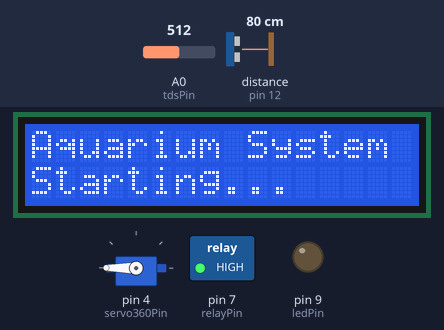
This sketch was run on a simulated Arduino Uno, built with avr-gcc and run on an emulated ATmega328P. Parts: 16×2 character LCD, servo, switched loads named in the sketch (green lamp = pin HIGH), output pins drawn as LEDs (lit = HIGH). Wiring (inferred from the names in the program): ultrasonic range finder: trigger pin 11; echo pin 12. Inputs (shaded band) come from the test bench; at power-on: distance to the obstacle (sensor on pin 12) 80 cm, A0 (tdsPin) = 512. The echo pulse lasts 58.3 µs per cm; pins used as bus, display or sensor lines are not drawn; what the sketch prints to the serial monitor is not drawn.

Above: at 0.4 s.
At 3.5 s:
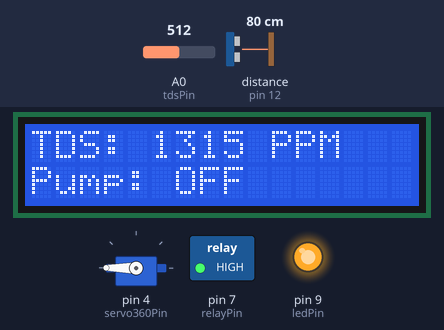
3.6 s: distance to the obstacle (sensor on pin 12) set to 11 cm
8.2 s: distance to the obstacle (sensor on pin 12) set to 8 cm
At 10.0 s:
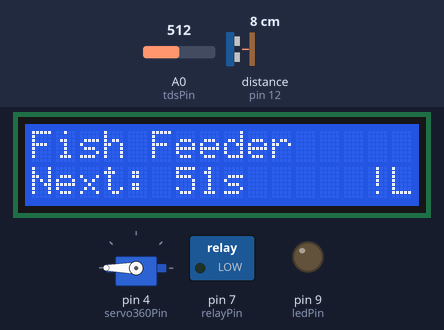
12.8 s: A0 (tdsPin) set to 41
At 17.0 s:
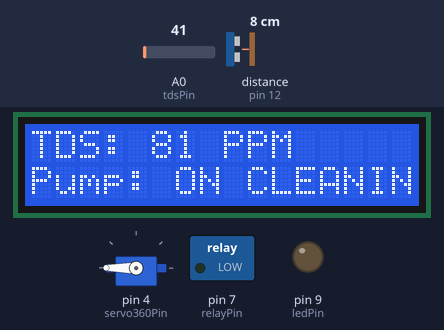
17.4 s: A0 (tdsPin) set to 33
At 18.9 s:
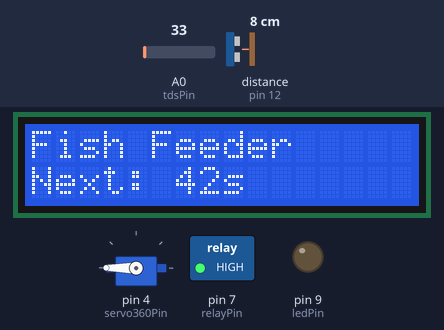
22.0 s: distance to the obstacle (sensor on pin 12) set to 4 cm
24.4 s: distance to the obstacle (sensor on pin 12) set to 2 cm
At 26.5 s:
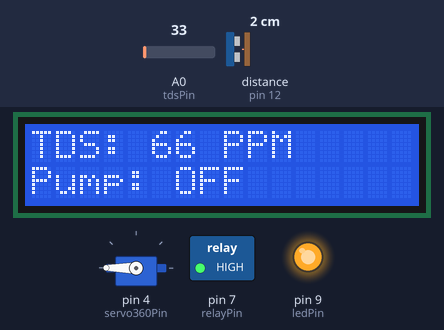
Timing chart, 0 to 28.0 s (numbered marks = the images above; inputs shaded):
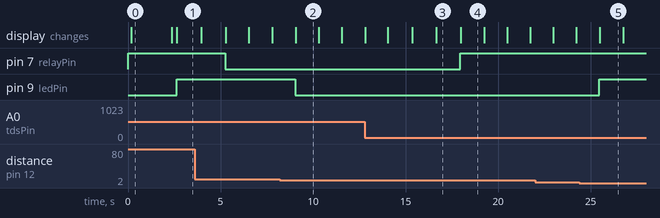

The sketch:

Final_Code.ino
```cpp
// Include necessary libraries for I2C LCD and Servo
#include <Wire.h>
#include <LiquidCrystal_I2C.h>
#include <Servo.h>

// Pin definitions
const int tdsPin = A0;     // TDS sensor analog output pin
const int relayPin = 7;    // Relay control pin
const int trigPin = 11;    // Ultrasonic sensor trigger pin
const int echoPin = 12;    // Ultrasonic sensor echo pin
const int servoPin = 5;    // Servo motor control pin for fish feeding
const int ledPin = 9;      // LED indicator for reservoir status
const int servo360Pin = 4; // Continuous 360° servo pin for water mixing/oxygen

// TDS sensor configuration
#define TDS_VREF 5.0       // Analog reference voltage
#define TDS_TEMP 25.0      // Water temperature (°C)

// Pump thresholds with hysteresis
#define TDS_DIRTY_THRESHOLD 120    // TDS value to turn pump ON (ppm)
#define TDS_CLEAN_THRESHOLD 75     // TDS value to turn pump OFF (ppm)

// Ultrasonic sensor configuration
#define MIN_DISTANCE 2     // Minimum distance in cm (avoid too close readings)
#define MAX_DISTANCE 9     // Maximum distance in cm for reservoir full

// Fish Feeder Servo configuration for MG996R
#define SERVO_WAIT_TIME 60000       // Wait time between feeding cycles (1 minute in milliseconds)
#define SERVO_SPEED 100             // Servo speed (0-180, where 90 is stopped, <90 is CCW, >90 is CW)
#define FEED_CYCLES 2               // Number of complete cycles to perform
#define FEED_CYCLE_TIME 5000        // Time for one complete cycle in milliseconds (adjust for your servo speed)

// 360° Servo configuration for water mixing
#define SERVO360_RUN_TIME 120000   // Run time for 360° servo (2 minutes in milliseconds)
#define SERVO360_STOP_TIME 60000   // Stop time for 360° servo (1 minute in milliseconds)

// Variables
float tdsValue = 0;        // Actual TDS value in ppm
bool pumpState = false;    // Track whether pump is ON or OFF
unsigned long lastPumpChangeTime = 0;  // Last time pump changed state
const unsigned long MIN_PUMP_CYCLE = 5000;  // Minimum time between pump state changes (ms)
String reservoirStatus = "Unknown";  // Track reservoir status
bool ledState = false;     // Track whether LED is ON or OFF

// Fish Feeder Servo variables for MG996R
Servo feederServo;                       // Create servo object
unsigned long servoStartTime = 0;        // When current servo action started
unsigned long feedingStartTime = 0;      // When current feeding cycle started
bool isFeeding = false;                  // Whether feeder is currently active
float cyclesCompleted = 0.0;             // Track how many cycles have completed

// 360° Servo variables for water mixing
Servo servo360;                     // Create 360° servo object
unsigned long servo360StartTime = 0; // When current 360° servo period started
bool servo360Running = false;       // Track if 360° servo is running

// Define the 360° servo states for water mixing
enum Servo360State {
  RUNNING,       // Running at full speed
  STOPPED        // Stopped
};
Servo360State servo360State = STOPPED;

// Initialize the LCD with address 0x27
LiquidCrystal_I2C lcd(0x27, 16, 2);  // (I2C address, columns, rows)

// LCD update time tracking
unsigned long lastLCDUpdate = 0;
const unsigned long LCD_UPDATE_INTERVAL = 1000; // Update LCD every 1 second

void setup() {
  Serial.begin(9600);
  pinMode(tdsPin, INPUT);
  pinMode(relayPin, OUTPUT);
  pinMode(trigPin, OUTPUT);  // Set trigPin as output
  pinMode(echoPin, INPUT);   // Set echoPin as input
  pinMode(ledPin, OUTPUT);   // Set LED pin as output

  // Start the waiting timers
  servoStartTime = millis();
  servo360StartTime = millis();

  // Start with pump OFF - Using HIGH since relay is inverted
  digitalWrite(relayPin, HIGH);
  pumpState = false;

  // Start with LED OFF
  digitalWrite(ledPin, LOW);
  ledState = false;

  // Initialize I2C and LCD with extra delay for stability
  Wire.begin();
  delay(100);

  // Initialize LCD
  lcd.init();  // Initialize the LCD
  lcd.backlight();  // Turn on backlight

  // Display welcome message
  lcd.setCursor(0, 0);
  lcd.print("Aquarium System");
  lcd.setCursor(0, 1);
  lcd.print("Starting...");

  Serial.println("Aquarium Automation System Started");
  Serial.println("--------------------------------");

  // Initialize servo info
  Serial.println("MG996R Feeder Configuration:");
  Serial.print("Wait time between feeds: ");
  Serial.print(SERVO_WAIT_TIME / 1000);
  Serial.println(" seconds");
  Serial.print("Servo speed: ");
  Serial.println(SERVO_SPEED);
  Serial.print("Time per cycle: ");
  Serial.print(FEED_CYCLE_TIME / 1000.0);
  Serial.println(" seconds");

  // Start the 360° servo (attach and start rotating)
  servo360.attach(servo360Pin);
  servo360.write(180); // Adjust speed as needed for your servo
  servo360Running = true;
  servo360State = RUNNING;
  Serial.println("360° Servo: Started initial 2-minute run");

  delay(2000);  // Give system time to stabilize

  // Clear LCD for normal operation
  lcd.clear();
}

void loop() {
  unsigned long currentTime = millis();

  // Read and calculate actual TDS value
  float tdsValuePPM = readTDSValue();

  // Read ultrasonic sensor
  float distance = readUltrasonicDistance();

  // Determine reservoir status based on distance
  updateReservoirStatus(distance);

  // Handle fish feeder servo motor rotation (exactly 2 cycles)
  updateFeederServo(currentTime);

  // Handle 360° servo for water mixing/oxygen
  updateServo360(currentTime);

  // Print current status to serial
  Serial.print("TDS Value: ");
  Serial.print(tdsValuePPM);
  Serial.println(" ppm");
  Serial.print("Distance: ");
  Serial.print(distance);
  Serial.println(" cm");
  Serial.print("Reservoir: ");
  Serial.println(reservoirStatus);
  Serial.print("Pump status: ");
  Serial.println(pumpState ? "ON" : "OFF");
  Serial.print("LED status: ");
  Serial.println(ledState ? "ON" : "OFF");
  Serial.print("Feeder Servo: ");

  // Print current fish feeder state
  if (isFeeding) {
    Serial.print("Feeding NOW - ");
    Serial.print(cyclesCompleted, 2);
    Serial.print(" cycles of ");
    Serial.print(FEED_CYCLES);
    Serial.print(" (");
    Serial.print((cyclesCompleted / FEED_CYCLES) * 100, 1);
    Serial.println("% complete)");
  } else {
    Serial.println("Waiting for next feeding time");
  }

  // Print 360° servo status
  Serial.print("360° Servo: ");
  Serial.print(servo360Running ? "ON" : "OFF");
  Serial.print(" - ");
  switch(servo360State) {
    case RUNNING:
      Serial.println("Running 360°");
      break;
    case STOPPED:
      Serial.println("Stopped");
      break;
  }

  // Update LCD display (only update periodically to avoid flicker)
  if (currentTime - lastLCDUpdate >= LCD_UPDATE_INTERVAL) {
    updateLCD(tdsValuePPM, pumpState, distance, currentTime);
    lastLCDUpdate = currentTime;
  }

  // Handle pump control with anti-cycling protection
  if (tdsValuePPM >= TDS_DIRTY_THRESHOLD && !pumpState) {
    // Check if enough time has passed since last state change
    if (currentTime - lastPumpChangeTime >= MIN_PUMP_CYCLE) {
      // Turn pump ON - Using LOW since relay is inverted
      digitalWrite(relayPin, LOW);
      pumpState = true;
      lastPumpChangeTime = currentTime;
      Serial.println("PUMP ON - Dirty water detected");

      // Immediately update LCD when pump state changes
      updateLCD(tdsValuePPM, pumpState, distance, currentTime);
    } else {
      Serial.println("Waiting to turn pump ON (anti-cycling protection)");
    }
  }
  else if (tdsValuePPM <= TDS_CLEAN_THRESHOLD && pumpState) {
    // Check if enough time has passed since last state change
    if (currentTime - lastPumpChangeTime >= MIN_PUMP_CYCLE) {
      // Turn pump OFF - Using HIGH since relay is inverted
      digitalWrite(relayPin, HIGH);
      pumpState = false;
      lastPumpChangeTime = currentTime;
      Serial.println("PUMP OFF - Water is clean");

      // Immediately update LCD when pump state changes
      updateLCD(tdsValuePPM, pumpState, distance, currentTime);
    } else {
      Serial.println("Waiting to turn pump OFF (anti-cycling protection)");
    }
  }

  // Status message to show where we are in the threshold band
  if (tdsValuePPM > TDS_CLEAN_THRESHOLD && tdsValuePPM < TDS_DIRTY_THRESHOLD) {
    Serial.println("TDS in neutral zone - maintaining current pump state");
  }

  // Update LED based on reservoir status
  updateLED();

  Serial.println("--------------------------------");
  delay(1000);  // Check every second
}

// Function to manage the 360° servo for water mixing/oxygen
void updateServo360(unsigned long currentTime) {
  // State machine for 360° servo control
  switch(servo360State) {
    case RUNNING:
      // Running state - check if time to stop
      if (currentTime - servo360StartTime >= SERVO360_RUN_TIME) {
        // Time to stop for 1 minute
        servo360.write(90); // Stop the servo (neutral position for continuous servo)
        servo360Running = false;

        // Update state
        servo360State = STOPPED;
        servo360StartTime = currentTime;
        Serial.println("360° Servo: Stopped - will rest for 1 minute");
      }
      break;

    case STOPPED:
      // Stopped state - check if time to run
      if (currentTime - servo360StartTime >= SERVO360_STOP_TIME) {
        // Time to run for 2 minutes
        servo360.write(180); // Run at full speed (adjust as needed for your servo)
        servo360Running = true;

        // Update state
        servo360State = RUNNING;
        servo360StartTime = currentTime;
        Serial.println("360° Servo: Running at full speed for 2 minutes");
      }
      break;
  }
}

// Function to update LED based on reservoir status
void updateLED() {
  // Turn LED ON when reservoir is empty and OFF when full
  if (reservoirStatus == "Empty" && !ledState) {
    digitalWrite(ledPin, HIGH);
    ledState = true;
    Serial.println("LED ON - Reservoir empty!");
  }
  else if (reservoirStatus == "Full" && ledState) {
    digitalWrite(ledPin, LOW);
    ledState = false;
    Serial.println("LED OFF - Reservoir full");
  }
}

// Function to manage the fish feeder servo for EXACTLY 2 cycles at continuous speed
void updateFeederServo(unsigned long currentTime) {
  // Check if it's time to start feeding
  if (!isFeeding && currentTime - servoStartTime >= SERVO_WAIT_TIME) {
    // Time to start feeding
    feederServo.attach(servoPin);
    isFeeding = true;
    feedingStartTime = currentTime;
    cyclesCompleted = 0.0;

    // Start the servo at constant speed (clockwise)
    feederServo.write(SERVO_SPEED);  // Value > 90 for clockwise rotation

    Serial.println("FEEDING STARTED - Will perform exactly 2 cycles");
    Serial.print("MG996R servo started at speed: ");
    Serial.println(SERVO_SPEED);
  }

  // Handle the active feeding state with constant speed
  if (isFeeding) {
    // Calculate how many cycles completed based on elapsed time
    unsigned long feedingElapsed = currentTime - feedingStartTime;
    cyclesCompleted = (float)feedingElapsed / FEED_CYCLE_TIME;

    // Debug output - print cycle status every quarter cycle
    static float lastReportedCycle = -0.25;
    if ((int)(cyclesCompleted * 4) > (int)(lastReportedCycle * 4)) {
      lastReportedCycle = cyclesCompleted;
      Serial.print("Feeding progress: ");
      Serial.print(cyclesCompleted);
      Serial.print(" cycles of ");
      Serial.println(FEED_CYCLES);
    }

    // Check if all cycles are complete (exactly 2 cycles)
    if (cyclesCompleted >= FEED_CYCLES) {
      // We've finished exactly 2 cycles!
      // Stop the servo
      // Brief pause to ensure stop command is received
      feederServo.detach();   // Detach to save power

      isFeeding = false;      // No longer feeding
      servoStartTime = currentTime;  // Reset the wait timer

      Serial.println("FEEDING COMPLETE - Exactly 2 cycles performed");
      Serial.println("MG996R servo stopped");
    }
  }
}

// Function to read ultrasonic sensor and get distance in cm
float readUltrasonicDistance() {
  // Clear the trigPin
  digitalWrite(trigPin, LOW);
  delayMicroseconds(2);

  // Set the trigPin on HIGH state for 10 micro seconds
  digitalWrite(trigPin, HIGH);
  delayMicroseconds(10);
  digitalWrite(trigPin, LOW);

  // Read the echoPin, return the sound wave travel time in microseconds
  long duration = pulseIn(echoPin, HIGH);

  // Calculate the distance
  float distance = duration * 0.034 / 2;  // Speed of sound wave divided by 2 (go and back)

  // Constrain distance readings to avoid erratic values
  if (distance > 400 || distance < 2) {
    return 400;  // Return max distance if out of range
  }

  return distance;
}

// Update reservoir status based on distance
void updateReservoirStatus(float distance) {
  if (distance <= MAX_DISTANCE) {
    reservoirStatus = "Full";
  } else {
    reservoirStatus = "Empty";
  }
}

// Function to update LCD display showing remaining time
void updateLCD(float tdsValue, bool pumpState, float distance, unsigned long currentTime) {
  // We'll rotate display between 4 states:
  // 1. TDS value and pump status
  // 2. Reservoir status
  // 3. Fish feeding servo status (pin 5)
  // 4. Water mixer/oxygen servo status (pin 4)
  static int displayState = 0;

  switch(displayState) {
    case 0:
      // TDS & Pump info
      lcd.setCursor(0, 0);
      lcd.print("TDS: ");
      lcd.print(tdsValue, 0);  // No decimal places
      lcd.print(" PPM    ");    // Extra spaces to clear previous content

      lcd.setCursor(0, 1);
      lcd.print("Pump: ");
      if (pumpState) {
        lcd.print("ON CLEANING ");
      } else {
        lcd.print("OFF        ");
      }
      break;

    case 1:
      // Reservoir info
      lcd.setCursor(0, 0);
      lcd.print("Reservoir     ");

      lcd.setCursor(0, 1);
      lcd.print("Status: ");
      lcd.print(reservoirStatus);
      if (reservoirStatus == "Empty") {
        lcd.print(" !LED!");
      } else {
        lcd.print("      ");
      }
      break;

    case 2:
      // Fish feeding servo info (pin 5) - MG996R
      lcd.setCursor(0, 0);
      lcd.print("Fish Feeder   ");

      lcd.setCursor(0, 1);
      if (isFeeding) {
        // Show progress as percentage of total cycles
        int percentComplete = (cyclesCompleted * 100) / FEED_CYCLES;
        lcd.print("Feed: ");
        lcd.print(percentComplete);
        lcd.print("% done   ");
      } else {
        // Show countdown to next feeding cycle
        unsigned long timeRemaining = 0;
        if (SERVO_WAIT_TIME > (currentTime - servoStartTime)) {
          timeRemaining = (SERVO_WAIT_TIME - (currentTime - servoStartTime)) / 1000;
        }
        lcd.print("Next: ");
        lcd.print(timeRemaining);
        lcd.print("s    ");
      }
      break;

    case 3:
      // Water mixer/oxygen servo info (pin 4)
      lcd.setCursor(0, 0);
      lcd.print("Water Mixer    ");

      lcd.setCursor(0, 1);
      switch(servo360State) {
        case RUNNING:
          {
            // Show remaining run time
            unsigned long timeRemaining = 0;
            if (SERVO360_RUN_TIME > (currentTime - servo360StartTime)) {
              timeRemaining = (SERVO360_RUN_TIME - (currentTime - servo360StartTime)) / 1000;
            }
            lcd.print("Running: ");
            lcd.print(timeRemaining);
            lcd.print("s   ");
          }
          break;
        case STOPPED:
          {
            // Show remaining stop time
            unsigned long timeRemaining = 0;
            if (SERVO360_STOP_TIME > (currentTime - servo360StartTime)) {
              timeRemaining = (SERVO360_STOP_TIME - (currentTime - servo360StartTime)) / 1000;
            }
            lcd.print("Paused: ");
            lcd.print(timeRemaining);
            lcd.print("s   ");
          }
          break;
      }
      break;
  }

  // Rotate to next display state
  displayState = (displayState + 1) % 4;
}

// Function to properly read and calculate TDS value in PPM
float readTDSValue() {
  // Take multiple readings for stability
  int buffer_arr[10];
  for (int i = 0; i < 10; i++) {
    buffer_arr[i] = analogRead(tdsPin);
    delay(10);
  }

  // Sort readings (bubble sort)
  for (int i = 0; i < 9; i++) {
    for (int j = i + 1; j < 10; j++) {
      if (buffer_arr[i] > buffer_arr[j]) {
        int temp = buffer_arr[i];
        buffer_arr[i] = buffer_arr[j];
        buffer_arr[j] = temp;
      }
    }
  }

  // Take average of middle 6 readings (removing 2 highest and 2 lowest)
  int avgValue = 0;
  for (int i = 2; i < 8; i++) {
    avgValue += buffer_arr[i];
  }
  avgValue = avgValue / 6;

  // Convert to voltage
  float voltage = avgValue * (TDS_VREF / 1024.0);

  // Temperature compensation
  float compensationCoefficient = 1.0 + 0.02 * (TDS_TEMP - 25.0);
  float compensationVoltage = voltage / compensationCoefficient;

  // Convert voltage to TDS value
  float tdsValue = (133.42 * compensationVoltage * compensationVoltage * compensationVoltage
                  - 255.86 * compensationVoltage * compensationVoltage
                  + 857.39 * compensationVoltage) * 0.5;

  return tdsValue;
}
```

Measured:
- the behaviour switches between 10 and 9 cm on distance to the obstacle (sensor on pin 12) (found by bisection; images 1 and 2)
- the behaviour switches between 38 and 37 on A0 (tdsPin) (found by bisection; images 3 and 4)
- the behaviour switches between 3 and 2 cm on distance to the obstacle (sensor on pin 12) (found by bisection; images 4 and 5)
- after the input at 8.2 s, pin 9 (ledPin): HIGH → LOW after 0.83 s
- after the input at 17.4 s, pin 7 (relayPin): LOW → HIGH after 0.56 s
- after the input at 24.4 s, pin 9 (ledPin): LOW → HIGH after 1.1 s
- what the display in image 0 shows lasts 2.2 s, from 0.2 s to 2.4 s
